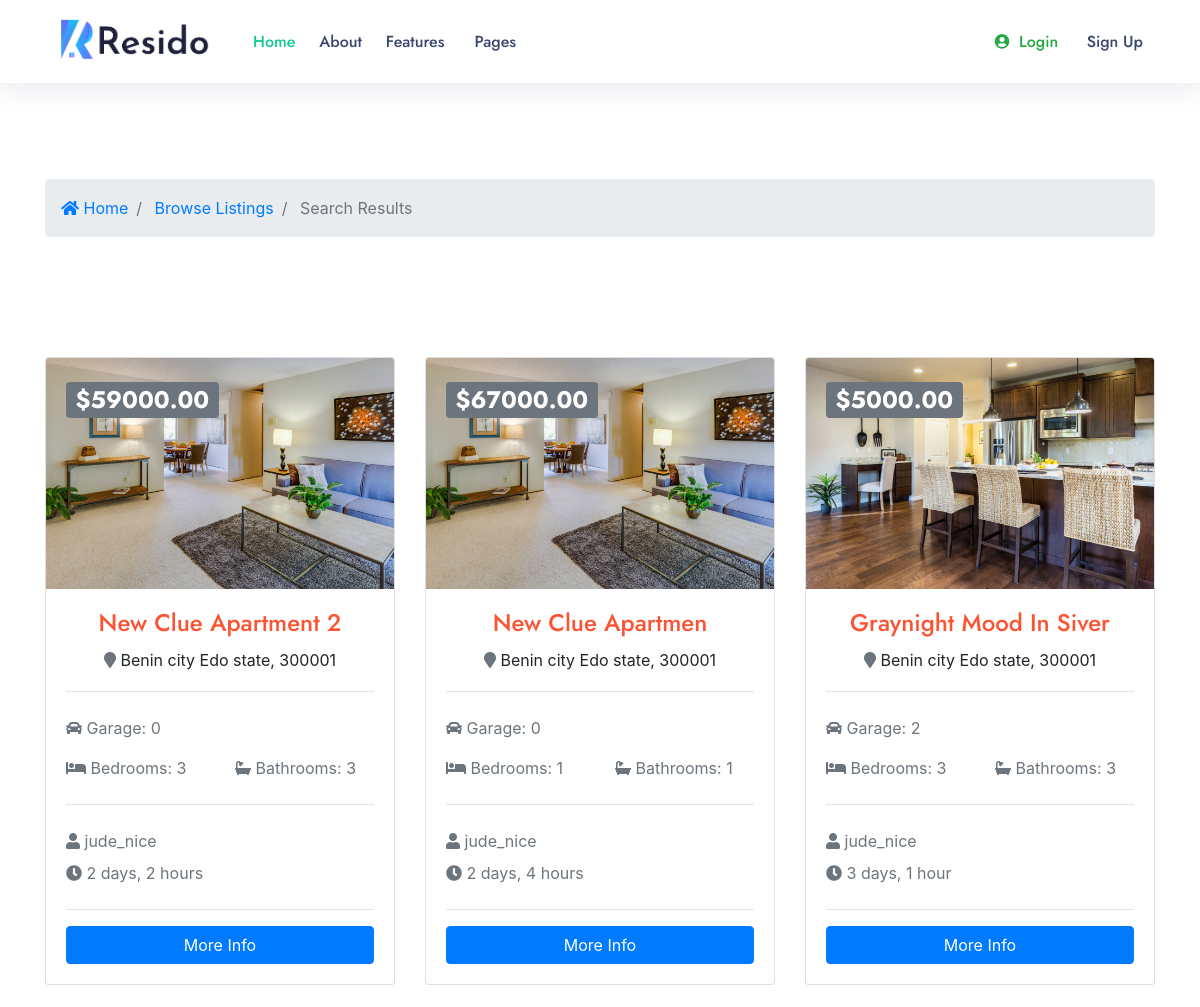
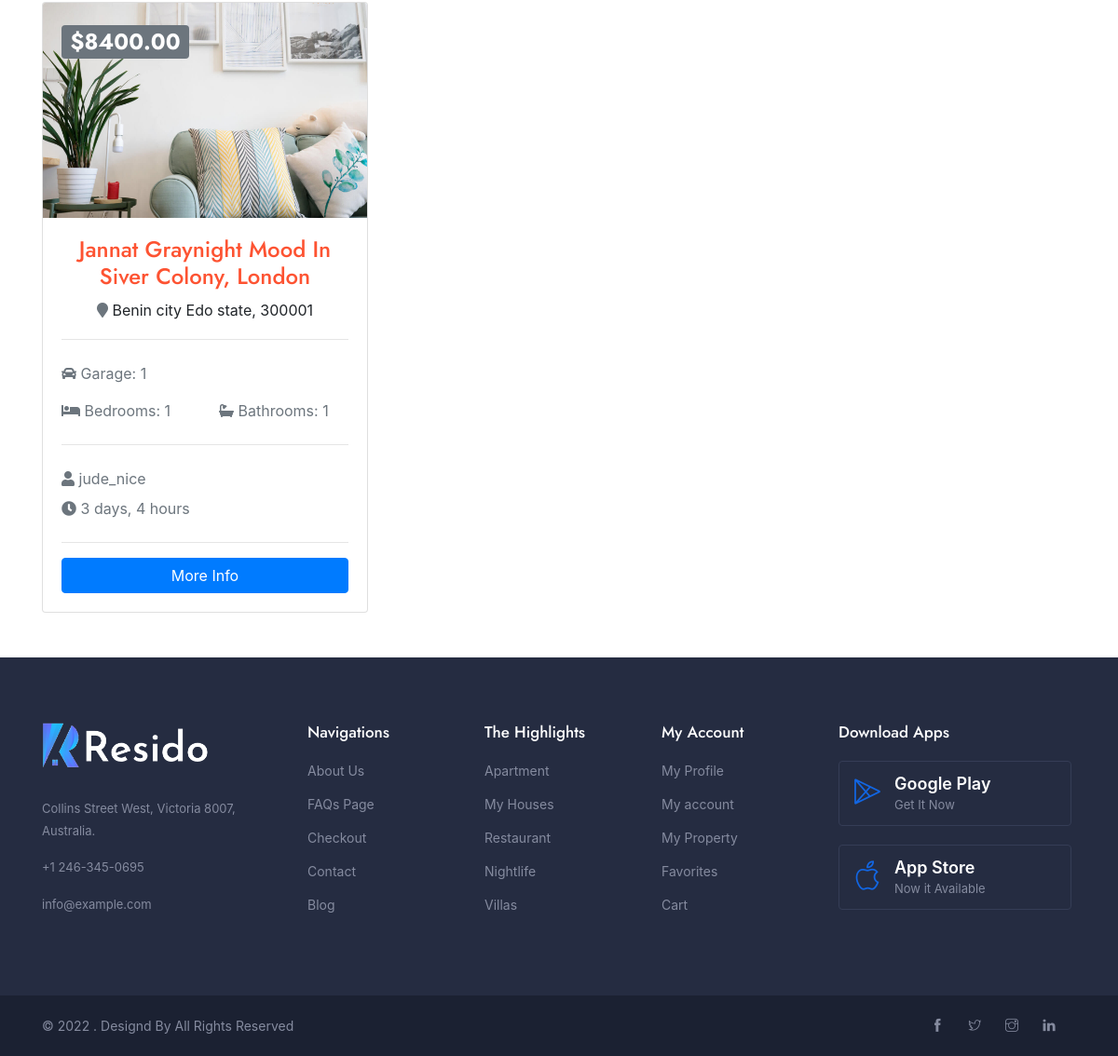
The app's page /search/ with its own data (2 pictures, top to bottom).
### real/models.py (models this page shows, shortened)
class Listing(models.Model):
    user = models.ForeignKey(CustomUser, on_delete=models.CASCADE)
    title = models.CharField(max_length=225)
    status = models.CharField(max_length=225)
    property_type = models.CharField(max_length=225)
    price = models.DecimalField(max_digits=10 ,decimal_places=2)
    area = models.CharField(max_length=225)
    bedrooms = models.CharField(max_length=225)
    bathrooms = models.CharField(max_length=225)
    address = models.CharField(max_length=225)
    city = models.CharField(max_length=100)
    state = models.CharField(max_length=100)
    zipcode = models.CharField(max_length=100)
    description = models.TextField()
    building_Age = models.CharField(max_length=225 ,blank=True, null=True)
    garage = models.CharField(default=0,max_length=225 ,blank=True, null=True)
    Rooms = models.CharField(max_length=225 ,blank=True, null=True)
    sqft = models.CharField(max_length=225)
    image = models.FileField()
    photo_1 = models.ImageField(upload_to='images/photos', blank=True, null=True)
    photo_2 = models.ImageField(upload_to='images/photos', blank=True, null=True)
    photo_3 = models.ImageField(upload_to='images/photos', blank=True, null=True)
    photo_4 = models.ImageField(upload_to='images/photos', blank=True, null=True)
    photo_5 = models.ImageField(upload_to='images/photos', blank=True, null=True)
    contact_name = models.CharField(max_length=100)
    contact_email = models.CharField(max_length=225)
    contact_phone = models.CharField(max_length=100, blank=True , null=True, unique=True)
    list_date = models.DateTimeField(default=datetime.now, blank=True)
    is_published = models.BooleanField(default=True)
    slug = models.SlugField(default='', null=True, blank=True)

class CustomUser(AbstractUser):
    package_plan = (
        ('BASIC PACKAGE', 'BASIC PACKAGE'),
        ('PLATINUM PACKAGE', 'PLATINUM PACKAGE'),
        ('STANDARD PACKAGE', 'STANDARD PACKAGE'),
    )
    fullname = models.CharField(max_length=50, default='')
    usertitle = models.CharField(max_length=50, default='')
    about = models.CharField(max_length=200)
    city = models.CharField(max_length=50)
    zip = models.CharField(max_length=50)
    state = models.CharField(max_length=50)
    register_as = models.CharField(max_length=100, default='')
    username = models.CharField(max_length=20,unique=True)
    phonenumber = models.CharField(max_length=15, default='', blank=True, null=True)
    facebook_link = models.CharField(max_length=50)
    twitter_link = models.CharField(max_length=200)
    google_link = models.CharField(max_length=200)
    linkdin = models.CharField(max_length=200)
    photo = models.FileField(default='avatar.png', upload_to='images/profile_img')
    address = models.TextField()
    package=models.CharField(choices=package_plan, default='BASIC PACKAGE', max_length=100)

### real/views.py (the view)
# urls.py: path('search/', search, name='search'),
def search(request):
    queryset_list = Listing.objects.order_by('-list_date')
    if 'address' in request.POST:
        address = request.POST['address']
        if address:
            queryset_list = queryset_list.filter(address__icontains=address)
    if 'city' in request.POST:
        city = request.POST['city']
        if city:
            queryset_list = queryset_list.filter(city__iexact=city)
    if 'state' in request.POST:
        state = request.POST['state']
        if state:
            queryset_list = queryset_list.filter(state__iexact=state)
    if 'bedrooms' in request.POST:
        bedrooms = request.POST['bedrooms']
        if bedrooms:
            queryset_list = queryset_list.filter(bedrooms__lte=bedrooms)
    if 'property_type' in request.POST:
        property_type = request.POST['property_type']
        if property_type:
            queryset_list = queryset_list.filter(property_type__lte=property_type)
    if 'price' in request.POST:
        price = request.POST['price']
        if price:
            queryset_list = queryset_list.filter(price__lte=price)
    context = {
        'listings': queryset_list,
    }
    return render(request, 'sarech.html', context)

### template/sarech.html
{%  extends 'include/base.html' %}
{%  load static %}
{%  block body %}
 <section id="bc" class="mt-3">
    <div class="container">
      <nav aria-label="breadcrumb">
        <ol class="breadcrumb">
          <li class="breadcrumb-item">
            <a href="{% url 'index:home' %}">
              <i class="fas fa-home"></i> Home</a>
          </li>
          <li class="breadcrumb-item">
            <a href="">Browse Listings</a>
          </li>
          <li class="breadcrumb-item active"> Search Results</li>
        </ol>
      </nav>
    </div>
  </section>
  <section id="listings" class="py-4">
    <div class="container">
      <div class="row">
          {% if listings %}
      {% for listing in listings %}
      <div class="col-md-6 col-lg-4 mb-4">
          <div class="card listing-preview">
            <img class="card-img-top" src="{{ listing.image.url }}" alt="">
            <div class="card-img-overlay">
              <h2>
                <span class="badge badge-secondary text-white">${{ listing.price }}</span>
              </h2>
            </div>
            <div class="card-body">
              <div class="listing-heading text-center">
                <h4 class="text-primary">{{ listing.title }}</h4>
                <p>
                  <i class="fas fa-map-marker text-secondary"></i> {{ listing.city }} {{ listing.state }}, {{ listing.zipcode}}</p>
              </div>
              <hr>
              <div class="row py-2 text-secondary">
                <div class="col-6">
                  <i class="fas fa-car"></i> Garage: {{ listing.garage }}</div>
              </div>
              <div class="row py-2 text-secondary">
                <div class="col-6">
                  <i class="fas fa-bed"></i> Bedrooms: {{ listing.bedrooms }}</div>
                <div class="col-6">
                  <i class="fas fa-bath"></i> Bathrooms: {{ listing.bathrooms }}</div>
              </div>
              <hr>
              <div class="row py-2 text-secondary">
                <div class="col-12">
                  <i class="fas fa-user"></i> {{ listing.user }}</div>
              </div>
              <div class="row text-secondary pb-2">
                <div class="col-6">
                  <i class="fas fa-clock"></i> {{ listing.list_date | timesince }}</div>
              </div>
              <hr>
              <a href="" class="btn btn-primary btn-block">More Info</a>
            </div>
          </div>
        </div>
      {% endfor %}
    {% else %}
      <div class="col-md-12">
        <p>No listings available</p>
      </div>
    {% endif %}
      </div>
    </div>
  </section>
  {%  endblock  %}

### records on screen
Listing: image (picture), price "59000.00", title "New Clue Apartment 2", city "Benin city", state "Edo state", zipcode "300001", garage "0", bedrooms "3", bathrooms "3", user "jude_nice", list_date "2 days, 2 hours"
Listing: image (picture), price "67000.00", title "New Clue Apartmen", city "Benin city", state "Edo state", zipcode "300001", garage "0", bedrooms "1", bathrooms "1", user "jude_nice", list_date "2 days, 4 hours"
Listing: image (picture), price "5000.00", title "Graynight Mood In Siver", city "Benin city", state "Edo state", zipcode "300001", garage "2", bedrooms "3", bathrooms "3", user "jude_nice", list_date "3 days, 1 hour"
Listing: image (picture), price "8400.00", title "Jannat Graynight Mood In Siver Colony, London", city "Benin city", state "Edo state", zipcode "300001", garage "1", bedrooms "1", bathrooms "1", user "jude_nice", list_date "3 days, 4 hours"
